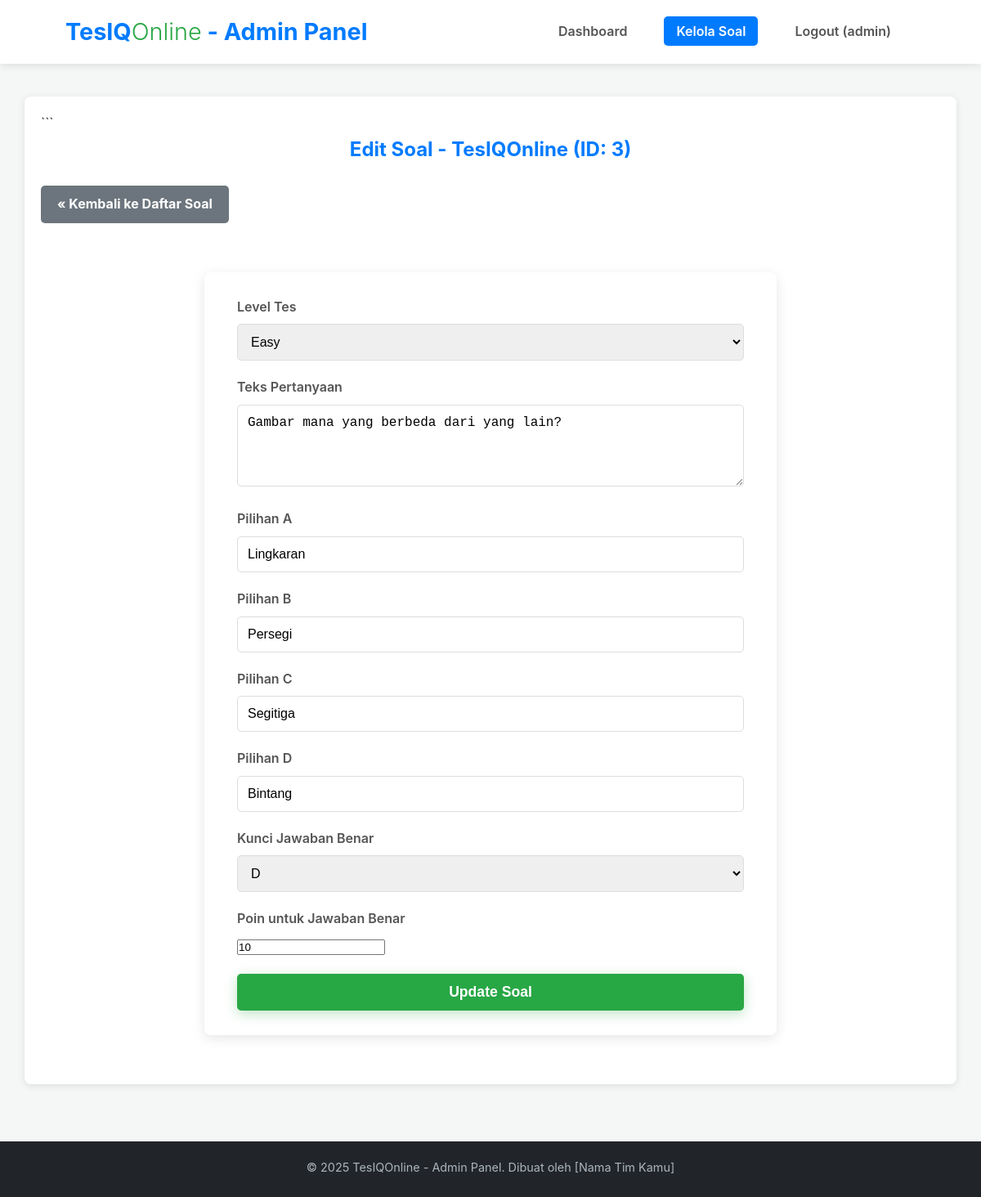
The app's page /admin/edit_soal.php?id=3 (signed in) with its own data.
### tables this page shows
CREATE TABLE IF NOT EXISTS `questions` (
  `id` int(11) NOT NULL AUTO_INCREMENT,
  `level_id` int(11) NOT NULL,
  `question_number` int(11) NOT NULL,
  `question_text` text NOT NULL,
  `option_a` varchar(255) NOT NULL,
  `option_b` varchar(255) NOT NULL,
  `option_c` varchar(255) NOT NULL,
  `option_d` varchar(255) NOT NULL,
  `correct_option` char(1) NOT NULL,
  `points` int(11) NOT NULL DEFAULT 10,
  `created_at` timestamp NOT NULL DEFAULT current_timestamp(),
  PRIMARY KEY (`id`),
  KEY `level_id` (`level_id`),
  CONSTRAINT `questions_ibfk_1` FOREIGN KEY (`level_id`) REFERENCES `levels` (`id`) ON DELETE CASCADE
);

CREATE TABLE IF NOT EXISTS `levels` (
  `id` int(11) NOT NULL AUTO_INCREMENT,
  `level_name` varchar(50) NOT NULL,
  `description` text DEFAULT NULL,
  PRIMARY KEY (`id`),
  UNIQUE KEY `level_name` (`level_name`)
);

### admin/edit_soal.php (the view, shortened to what this page needs)
<?php
$page_title = "Edit Soal - TesIQOnline";
require_once 'admin_header.php';
$question_id = isset($_GET['id']) ? (int)$_GET['id'] : 0;
if (isset($_SESSION['form_data_edit'])) {
    $form_data = $_SESSION['form_data_edit'];
    $question_text = $form_data['question_text'] ?? '';
    $option_a = $form_data['option_a'] ?? '';
    $option_b = $form_data['option_b'] ?? '';
    $option_c = $form_data['option_c'] ?? '';
    $option_d = $form_data['option_d'] ?? '';
    $correct_option = $form_data['correct_option'] ?? '';
    $points = $form_data['points'] ?? 10;
    $level_id_selected = $form_data['level_id'] ?? '';
    $question_id = $form_data['question_id'] ?? $question_id;
    unset($_SESSION['form_data_edit']);
} elseif ($question_id > 0) {
    $stmt = $conn->prepare("SELECT * FROM questions WHERE id = ?");
    if ($stmt) {
        $stmt->bind_param("i", $question_id);
        $stmt->execute();
        $result = $stmt->get_result();
        if ($result->num_rows == 1) {
            $question_data = $result->fetch_assoc();
            $question_text = $question_data['question_text'];
            $option_a = $question_data['option_a'];
            $option_b = $question_data['option_b'];
            $option_c = $question_data['option_c'];
            $option_d = $question_data['option_d'];
            $correct_option = $question_data['correct_option'];
            $points = $question_data['points'];
            $level_id_selected = $question_data['level_id'];
        } else {
            $_SESSION['admin_message'] = ['type' => 'error', 'text' => 'Soal tidak ditemukan.'];
            header("Location: manajemen_soal.php");
            exit();
        }
    } else {
        error_log("Gagal prepare statement untuk mengambil data soal edit: " . $conn->error);
        $_SESSION['admin_message'] = ['type' => 'error', 'text' => 'Terjadi kesalahan server saat mengambil data soal.'];
        header("Location: manajemen_soal.php");
        exit();
    }
} else {
    $_SESSION['admin_message'] = ['type' => 'error', 'text' => 'ID Soal tidak valid untuk diedit.'];
    header("Location: manajemen_soal.php");
    exit();
}
?>
<h2 class="page-title"><?php echo $page_title; ?> (ID: <?php echo $question_id; ?>)</h2>
<a href="manajemen_soal.php" class="action-button" style="margin-bottom: 20px; background-color:#6c757d;">&laquo; Kembali ke Daftar Soal</a>
<form action="proses_edit_soal.php" method="POST" class="form-container" style="max-width: 700px; margin-left:auto; margin-right:auto;">
    <div class="form-group">
        <label for="level_id">Level Tes</label>
        <select name="level_id" id="level_id" required>
            <?php foreach ($levels_admin as $level) : ?>
                <option value="<?php echo $level['id']; ?>" <?php echo ($level_id_selected == $level['id']) ? 'selected' : ''; ?>>
                    <?php echo htmlspecialchars($level['level_name']); ?>
                </option>
            <?php endforeach; ?>
        </select>
    </div>
    <div class="form-group">
        <label for="question_text">Teks Pertanyaan</label>
        <textarea name="question_text" id="question_text" rows="4" required><?php echo htmlspecialchars($question_text); ?></textarea>
    </div>
    <div class="form-group">
        <label for="option_a">Pilihan A</label>
        <input type="text" name="option_a" id="option_a" value="<?php echo htmlspecialchars($option_a); ?>" required>
    </div>
    <div class="form-group">
        <label for="option_b">Pilihan B</label>
        <input type="text" name="option_b" id="option_b" value="<?php echo htmlspecialchars($option_b); ?>" required>
    </div>
    <div class="form-group">
        <label for="option_c">Pilihan C</label>
        <input type="text" name="option_c" id="option_c" value="<?php echo htmlspecialchars($option_c); ?>" required>
    </div>
    <div class="form-group">
        <label for="option_d">Pilihan D</label>
        <input type="text" name="option_d" id="option_d" value="<?php echo htmlspecialchars($option_d); ?>" required>
    </div>
    <div class="form-group">
        <label for="correct_option">Kunci Jawaban Benar</label>
        <select name="correct_option" id="correct_option" required>
            <option value="D" <?php echo ($correct_option == 'D') ? 'selected' : ''; ?>>D</option>
        </select>
    </div>
    <div class="form-group">
        <label for="points">Poin untuk Jawaban Benar</label>
        <input type="number" name="points" id="points" value="<?php echo htmlspecialchars($points); ?>" min="1" required>
    </div>
    <button type="submit" class="btn btn-primary btn-form">Update Soal</button>
</form>
<?php
require_once 'admin_footer.php';
?>

### assets/css/style.css (style rules this page uses)
* { margin: 0; padding: 0; box-sizing: border-box; }
body { font-family: -apple-system, BlinkMacSystemFont, "Segoe UI", Roboto, Helvetica, Arial, sans-serif, "Apple Color Emoji", "Segoe UI Emoji", "Segoe UI Symbol"; line-height: 1.6; color: #333; background-color: #f4f7f6; display: flex; flex-direction: column; min-height: 100vh; }
.btn { display: inline-block; padding: 12px 28px; text-decoration: none; border-radius: 25px; font-weight: 600; transition: background-color 0.3s ease, transform 0.2s ease; font-size: 1rem; cursor: pointer; border: none; }
.btn-primary { background-color: #28a745; color: #fff; box-shadow: 0 4px 15px rgba(40, 167, 69, 0.3); }
.form-container { background-color: #fff; padding: 30px 40px; border-radius: 8px; box-shadow: 0 4px 15px rgba(0, 0, 0, 0.1); max-width: 450px; margin: 40px auto; }
.form-group { margin-bottom: 20px; }
.form-group label { display: block; margin-bottom: 8px; font-weight: 600; color: #555; }
.form-group input[type="text"], .form-group input[type="email"], .form-group input[type="password"], .form-group select, .form-group textarea { width: 100%; padding: 12px; border: 1px solid #ddd; border-radius: 5px; font-size: 1rem; transition: border-color 0.3s ease; }
.form-group textarea { min-height: 100px; resize: vertical; }
.btn-form { width: 100%; padding: 12px; font-size: 1.1rem; border-radius: 5px; }

### assets/css/admin.css (style rules this page uses)
.page-title { text-align: center; color: #007bff; margin-bottom: 25px; }
.action-button { display: inline-block; padding: 10px 20px; margin-bottom: 20px; background-color: #28a745; color: white; text-decoration: none; border-radius: 5px; font-weight: bold; }

### records on screen
questions: level_id "Easy", question_text "Gambar mana yang berbeda dari yang lain?", option_a "Lingkaran", option_b "Persegi", option_c "Segitiga", option_d "Bintang", correct_option "D", points "10"

### other values on screen
$admin_username "admin"
$page_title "Edit Soal - TesIQOnline"
$question_id "3"
